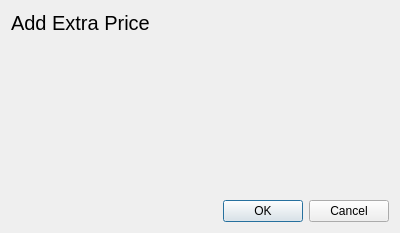
<?xml version="1.0" encoding="UTF-8"?>
<ui version="4.0">
 <class>AddExtraPriceWindow</class>
 <widget class="QDialog" name="AddExtraPriceWindow">
  <property name="geometry">
   <rect>
    <x>0</x>
    <y>0</y>
    <width>400</width>
    <height>233</height>
   </rect>
  </property>
  <property name="minimumSize">
   <size>
    <width>400</width>
    <height>227</height>
   </size>
  </property>
  <property name="maximumSize">
   <size>
    <width>400</width>
    <height>233</height>
   </size>
  </property>
  <property name="windowTitle">
   <string>Add Extra  Price</string>
  </property>
  <layout class="QVBoxLayout" name="addExtraPriceVerticalLayout">
   <item>
    <widget class="QLabel" name="AddPriceTitleLabel">
     <property name="sizePolicy">
      <sizepolicy hsizetype="Preferred" vsizetype="Fixed">
       <horstretch>0</horstretch>
       <verstretch>0</verstretch>
      </sizepolicy>
     </property>
     <property name="font">
      <font>
       <pointsize>15</pointsize>
      </font>
     </property>
     <property name="text">
      <string>Add Extra Price</string>
     </property>
    </widget>
   </item>
   <item>
    <widget class="QWidget" name="addExtraPriceWidget" native="true">
     <layout class="QVBoxLayout" name="verticalLayout"/>
    </widget>
   </item>
   <item>
    <widget class="QDialogButtonBox" name="acceptButtons">
     <property name="orientation">
      <enum>Qt::Horizontal</enum>
     </property>
     <property name="standardButtons">
      <set>QDialogButtonBox::Cancel|QDialogButtonBox::Ok</set>
     </property>
    </widget>
   </item>
  </layout>
 </widget>
 <resources/>
 <connections>
  <connection>
   <sender>acceptButtons</sender>
   <signal>accepted()</signal>
   <receiver>AddExtraPriceWindow</receiver>
   <slot>accept()</slot>
   <hints>
    <hint type="sourcelabel">
     <x>248</x>
     <y>254</y>
    </hint>
    <hint type="destinationlabel">
     <x>157</x>
     <y>274</y>
    </hint>
   </hints>
  </connection>
  <connection>
   <sender>acceptButtons</sender>
   <signal>rejected()</signal>
   <receiver>AddExtraPriceWindow</receiver>
   <slot>reject()</slot>
   <hints>
    <hint type="sourcelabel">
     <x>316</x>
     <y>260</y>
    </hint>
    <hint type="destinationlabel">
     <x>286</x>
     <y>274</y>
    </hint>
   </hints>
  </connection>
 </connections>
</ui>
